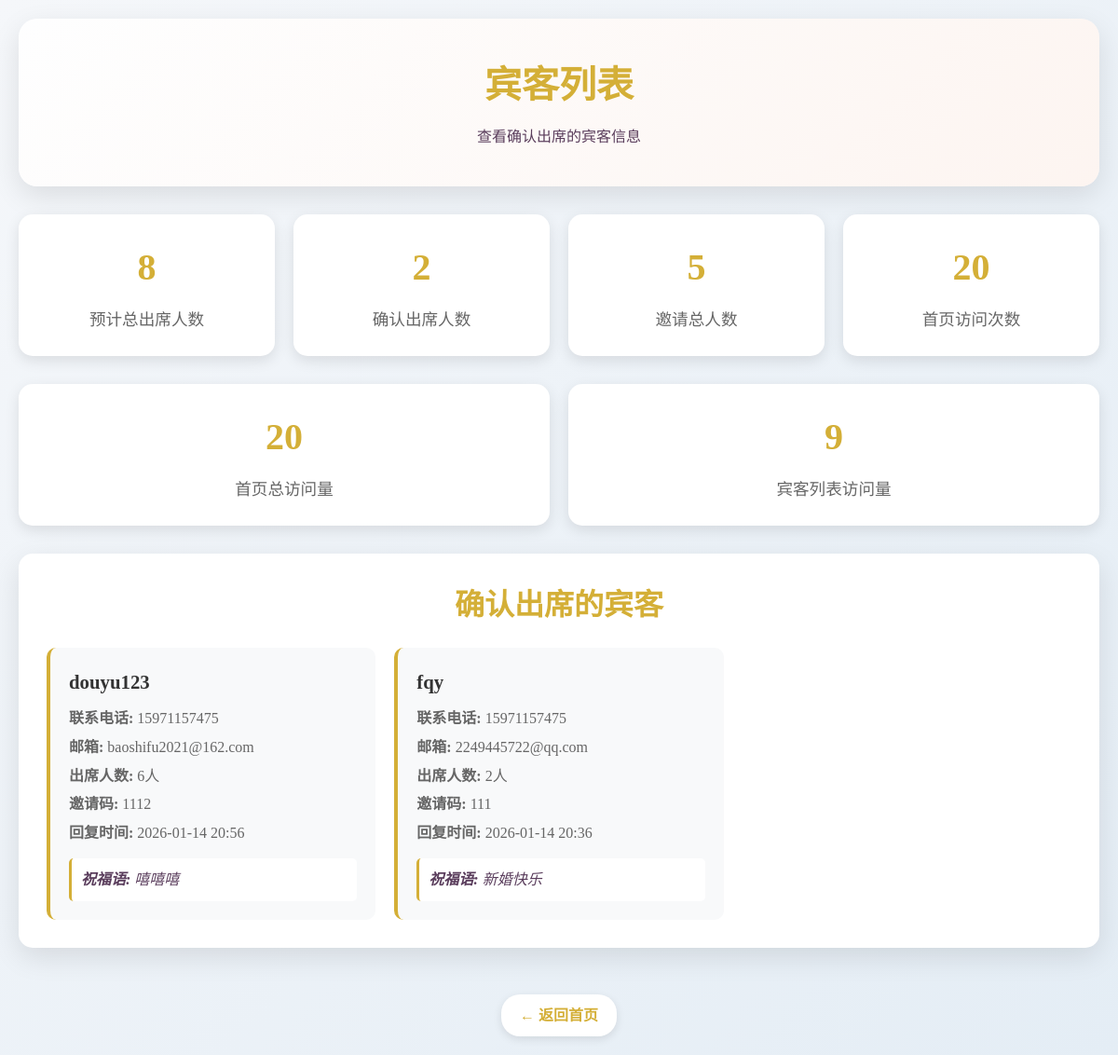
The page /guests/ on the database as committed earlier.
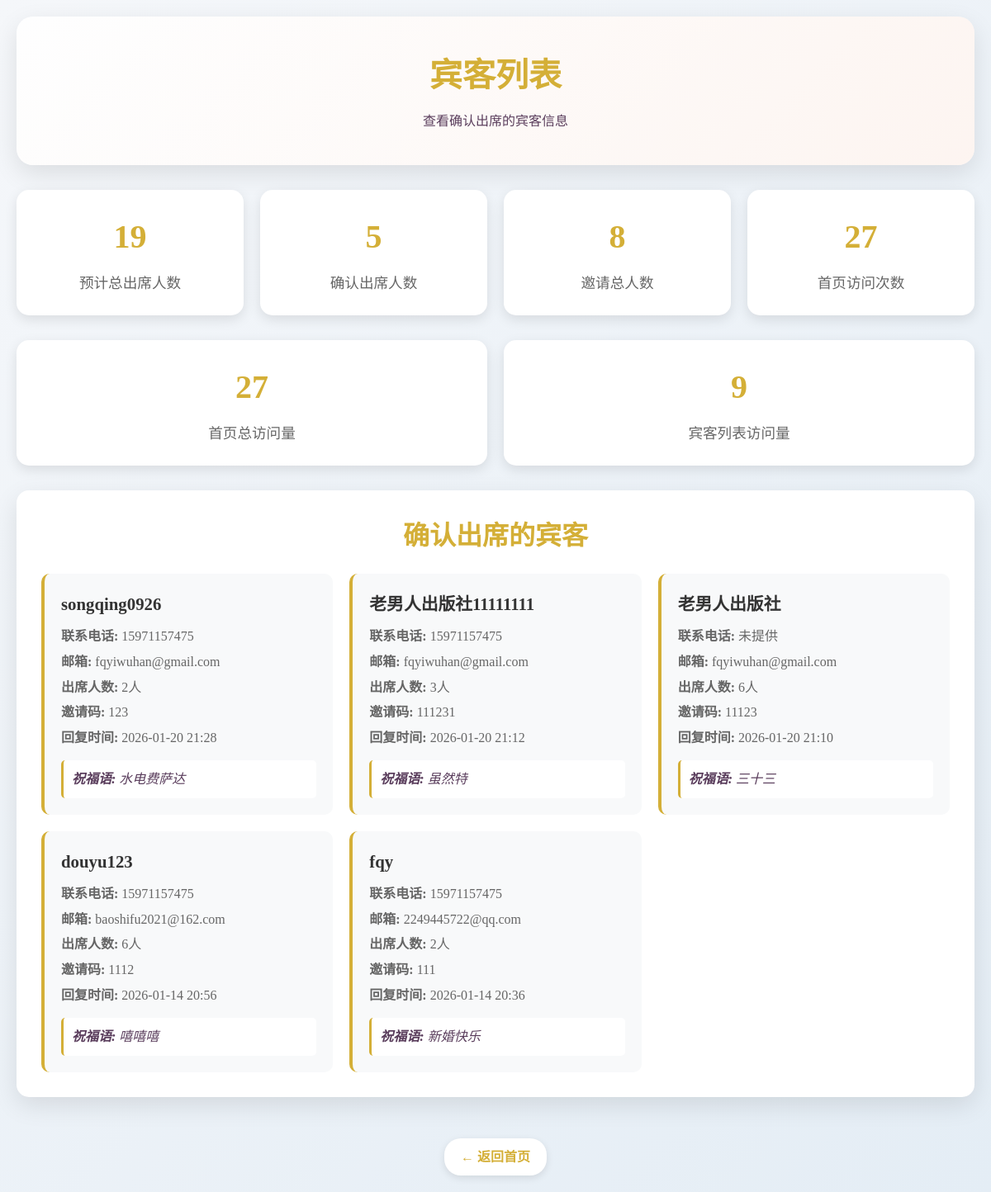
The same page on the database as committed later.
### invitation/models.py (models this page shows, shortened)
class Guest(models.Model):
    name = models.CharField(max_length=100, verbose_name='宾客姓名')
    phone = models.CharField(max_length=20, blank=True, verbose_name='联系电话')
    email = models.EmailField(blank=True, verbose_name='邮箱')
    invitation_code = models.CharField(max_length=50, unique=True, verbose_name='邀请码')
    rsvp_status = models.BooleanField(default=False, verbose_name='是否确认出席')
    guest_count = models.PositiveIntegerField(default=1, verbose_name='出席人数')
    message = models.TextField(blank=True, verbose_name='祝福语')
    created_at = models.DateTimeField(auto_now_add=True, verbose_name='创建时间')
    class Meta:
        verbose_name = '宾客'  # 单数形式的模型名称
        verbose_name_plural = '宾客'  # 复数形式的模型名称

### invitation/views.py (the view)
# urls.py: path('guests/', views.guest_list, name='guest_list'),
def guest_list(request):
    client_ip = get_client_ip(request)
    logger.info(f"宾客列表页面请求 - IP: {client_ip}")
    try:
        logger.debug("数据库操作 - 开始获取确认出席的宾客列表")
        attending_guests = Guest.objects.filter(rsvp_status=True).order_by('-created_at')
        logger.debug("开始计算宾客统计信息")
        total_guests_count = sum(guest.guest_count for guest in attending_guests)
        total_confirmed_guests = attending_guests.count()
        all_guests_count = Guest.objects.count()
        logger.info(
            f"宾客列表加载 - 确认出席人数: {total_confirmed_guests}, 预计总人数: {total_guests_count}, 总邀请人数: {all_guests_count}")
        try:
            logger.debug("数据库操作 - 开始更新宾客列表页面访问统计")
            PageVisit.increment_visit('guest_list_page')
            logger.debug("数据库操作 - 宾客列表页面访问统计更新完成")
        except Exception as e:
            logger.warning(f"无法更新宾客列表页面访问统计: {str(e)}")
        try:
            logger.debug("数据库操作 - 开始获取页面访问统计")
            homepage_visits = PageVisit.objects.filter(page_name='homepage').first()
            guest_list_visits = PageVisit.objects.filter(page_name='guest_list_page').first()
            homepage_visit_count = homepage_visits.visit_count if homepage_visits else 0
            guest_list_visit_count = guest_list_visits.visit_count if guest_list_visits else 0
            logger.debug(
                f"数据库操作 - 获取页面访问统计完成 - 首页访问: {homepage_visit_count}, 宾客列表访问: {guest_list_visit_count}")
        except Exception as e:
            logger.warning(f"无法获取页面访问统计: {str(e)}")
            homepage_visit_count = 0
            guest_list_visit_count = 0
        context = {
            'attending_guests': attending_guests,
            'total_guests_count': total_guests_count,
            'total_confirmed_guests': total_confirmed_guests,
            'all_guests_count': all_guests_count,
            'homepage_visit_count': homepage_visit_count,
            'guest_list_visit_count': guest_list_visit_count,
        }
        logger.info(
            f"宾客列表页面渲染完成 - IP: {client_ip}, 确认出席人数: {total_confirmed_guests}, 预计总人数: {total_guests_count}")
        return render(request, 'guest_list.html', context)
    except Exception as e:
        logger.error(f"宾客列表页面加载失败 - IP: {client_ip}, 错误: {str(e)}", exc_info=True)
        context = {
            'attending_guests': [],
            'total_guests_count': 0,
            'total_confirmed_guests': 0,
            'all_guests_count': 0,
            'homepage_visit_count': 0,
            'guest_list_visit_count': 0,
        }
        return render(request, 'guest_list.html', context)

### invitation/views.py (called while the page is built)
def get_client_ip(request):
    logger.debug(
        f"Request信息 - 方法: {request.method}, 路径: {request.path}, 内容类型: {getattr(request, 'content_type', 'unknown')}")
    x_forwarded_for = request.META.get('HTTP_X_FORWARDED_FOR')
    logger.debug(f"HTTP_X_FORWARDED_FOR头部值: {x_forwarded_for}")
    if x_forwarded_for:
        ip = x_forwarded_for.split(',')[0]
        logger.debug(f"从X-Forwarded-For获取到的IP: {ip}")
    else:
        ip = request.META.get('REMOTE_ADDR')
        logger.debug(f"从REMOTE_ADDR获取到的IP: {ip}")
    logger.info(f"最终获取到的客户端IP: {ip}")
    return ip

### templates/guest_list.html (shortened to what this page needs)
<!DOCTYPE html>
<html lang="zh-CN">
<head>
    <link rel="stylesheet" href="/static/css/style.css">
</head>
<body>
    <div class="container">
        <div class="header">
            <h1>宾客列表</h1>
            <p>查看确认出席的宾客信息</p>
        </div>
        <div class="stats-container">
            <div class="stat-card">
                <div class="stat-number">{{ total_guests_count }}</div>
                <div class="stat-label">预计总出席人数</div>
            </div>
            <div class="stat-card">
                <div class="stat-number">{{ total_confirmed_guests }}</div>
                <div class="stat-label">确认出席人数</div>
            </div>
            <div class="stat-card">
                <div class="stat-number">{{ all_guests_count }}</div>
                <div class="stat-label">邀请总人数</div>
            </div>
            <div class="stat-card">
                <div class="stat-number">{{ homepage_visit_count|default:0 }}</div>
                <div class="stat-label">首页访问次数</div>
            </div>
        </div>
        <div class="stats-container">
            <div class="stat-card">
                <div class="stat-number">{{ homepage_visit_count|default:0 }}</div>
                <div class="stat-label">首页总访问量</div>
            </div>
            <div class="stat-card">
                <div class="stat-number">{{ guest_list_visit_count|default:0 }}</div>
                <div class="stat-label">宾客列表访问量</div>
            </div>
        </div>
        <div class="guest-list">
            <h2>确认出席的宾客</h2>
            {% if attending_guests %}
            <div class="guest-grid">
                {% for guest in attending_guests %}
                <div class="guest-card">
                    <div class="guest-name">{{ guest.name }}</div>
                    <div class="guest-details">
                        <div class="guest-detail"><strong>联系电话:</strong> {{ guest.phone|default:"未提供" }}</div>
                        <div class="guest-detail"><strong>邮箱:</strong> {{ guest.email|default:"未提供" }}</div>
                        <div class="guest-detail"><strong>出席人数:</strong> {{ guest.guest_count }}人</div>
                        <div class="guest-detail"><strong>邀请码:</strong> {{ guest.invitation_code }}</div>
                        <div class="guest-detail"><strong>回复时间:</strong> {{ guest.created_at|date:"Y-m-d H:i" }}</div>
                    </div>
                    {% if guest.message %}
                    <div class="guest-message">
                        <strong>祝福语:</strong> {{ guest.message }}
                    </div>
                    {% endif %}
                </div>
                {% endfor %}
            </div>
            {% else %}
            <div class="no-guests">
                <p>暂无确认出席的宾客</p>
            </div>
            {% endif %}
        </div>
        <div style="text-align: center; margin-top: 30px;">
            <a href="/" class="back-home">← 返回首页</a>
        </div>
    </div>
</body>
</html>

Rows that differ between the two databases and show on the page:
added Guest: name "songqing0926", phone "15971157475", email "fqyiwuhan@gmail.com", guest_count "2", invitation_code "123", created_at "2026-01-20 21:28", message "水电费萨达"
added Guest: name "老男人出版社11111111", phone "15971157475", email "fqyiwuhan@gmail.com", guest_count "3", invitation_code "111231", created_at "2026-01-20 21:12", message "虽然特"
added Guest: name "老男人出版社", phone "未提供", email "fqyiwuhan@gmail.com", guest_count "6", invitation_code "11123", created_at "2026-01-20 21:10", message "三十三"
Other text that changed with them:
{{ total_guests_count }}: "8" → "19"
{{ total_confirmed_guests }}: "2" → "5"
{{ all_guests_count }}: "5" → "8"
{{ homepage_visit_count|default:0 }}: "20" → "27"
